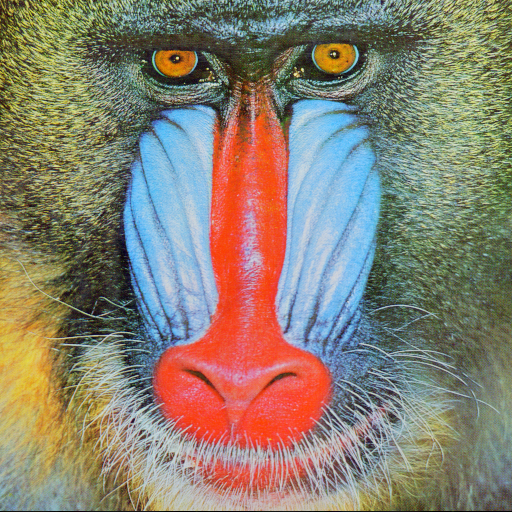
#> input picture src/python/colorImageProcessing/img/baboon.png, 512 x 512 px, found by its file name
$ python conversionYcrcb.py
#> lines starting #> are read from the running program, lines starting #| are printed output that depends on the picture
import numpy as np
import cv2 as cv
from matplotlib import pyplot as plt

img1 = cv.imread('src/python/colorImageProcessing/img/baboon.png')
#> img1 is the input picture: shape (512, 512, 3); mean B, G, R 113.1, 128.9, 137.4
ycrcb = cv.cvtColor(img1, cv.COLOR_BGR2YCrCb)
#> ycrcb: shape (512, 512, 3); mean of channels 0, 1, 2 129.6, 133.5, 118.7
plt.imshow(ycrcb)
plt.title('YCrCb Image Baboon')
plt.show()

color = ('b', 'g', 'r')
for i, col in enumerate(color):
    histr1 = cv.calcHist([ycrcb], [i], None, [256], [0, 256])
    plt.plot(histr1, color=col)
    plt.xlim([0, 256])
plt.title('Histogram YCrCb Baboon')
plt.show()
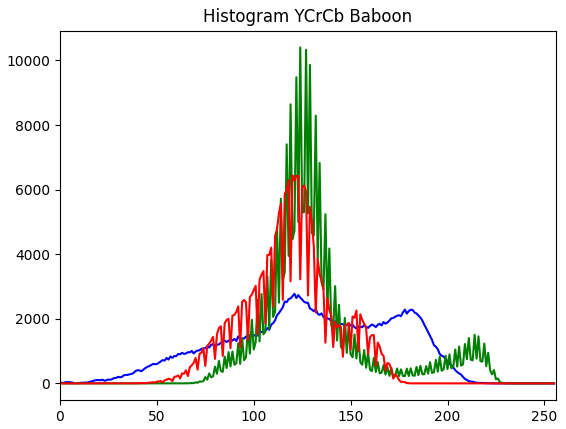
#> figure drawn by matplotlib, 1 panel; curve peaks at x = 121, y = 2772; curve peaks at x = 124, y = 10404; curve peaks at x = 120, y = 6440

img2 = cv.imread('src/python/colorImageProcessing/img/chips.png')
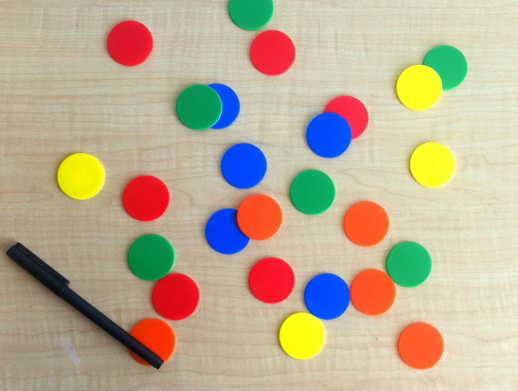
#> input picture src/python/colorImageProcessing/img/chips.png, 518 x 391 px, found by its file name
#> img2 is the input picture: shape (391, 518, 3); mean B, G, R 148.1, 173.3, 188.3
ycrcb2 = cv.cvtColor(img2, cv.COLOR_BGR2YCrCb)
#> ycrcb2: shape (391, 518, 3); mean of channels 0, 1, 2 174.9, 137.6, 112.9
plt.imshow(ycrcb2)
plt.title('YCrCb Image Chips')
plt.show()

color = ('b', 'g', 'r')
for i, col in enumerate(color):
    histr2 = cv.calcHist([ycrcb2], [i], None, [256], [0, 256])
    plt.plot(histr2, color=col)
    plt.xlim([0, 256])
plt.title('Histogram YCrCb Chips')
plt.show()
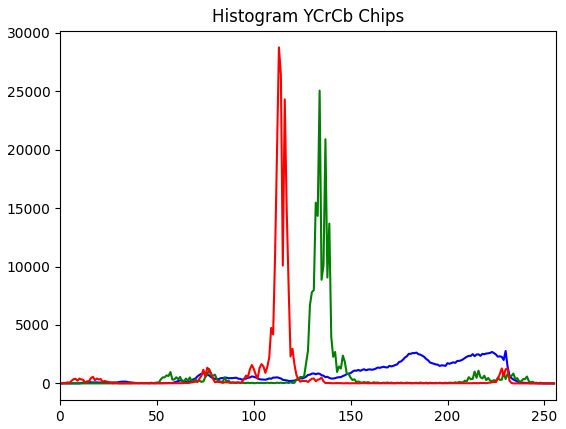
#> figure drawn by matplotlib, 1 panel; curve peaks at x = 230, y = 2776; curve peaks at x = 134, y = 25056; curve peaks at x = 113, y = 28757

img3 = cv.imread('src/python/colorImageProcessing/img/rgbcube_kBKG.png')
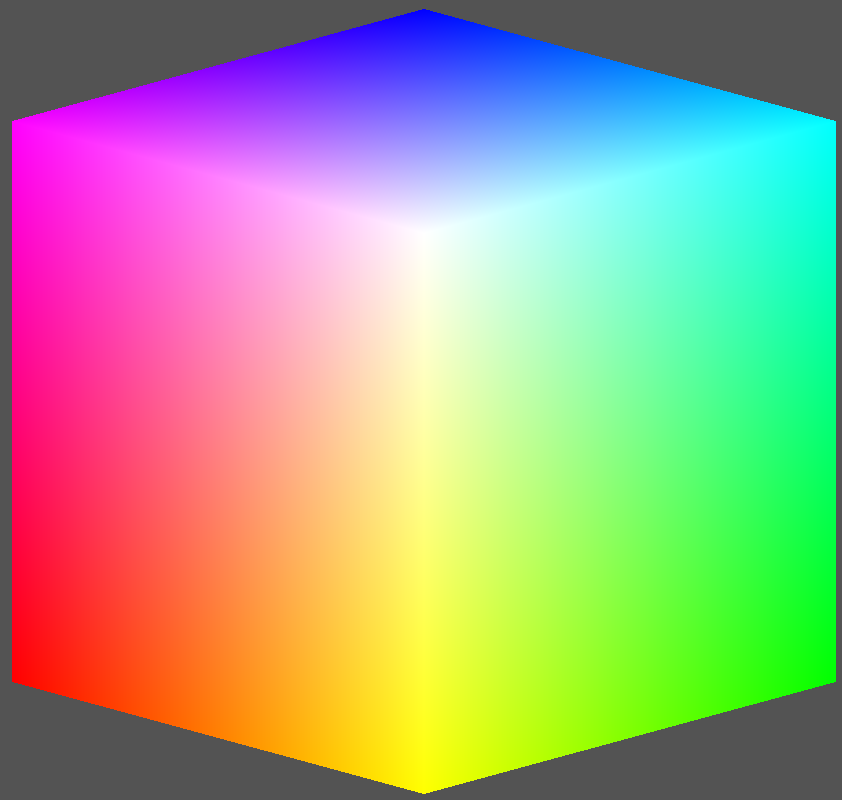
#> input picture src/python/colorImageProcessing/img/rgbcube_kBKG.png, 842 x 800 px, found by its file name
#> img3 is the input picture: shape (800, 842, 3); mean B, G, R 137.1, 163.4, 163.4
ycrcb3 = cv.cvtColor(img3, cv.COLOR_BGR2YCrCb)
#> ycrcb3: shape (800, 842, 3); mean of channels 0, 1, 2 160.4, 130.1, 114.9
plt.imshow(ycrcb3)
plt.title('YCrCb Image rgbcube_kBKG')
plt.show()

color = ('b', 'g', 'r')
for i, col in enumerate(color):
    histr3 = cv.calcHist([ycrcb3], [i], None, [256], [0, 256])
    plt.plot(histr3, color=col)
    plt.xlim([0, 256])
plt.title('Histogram YCrCb rgbcube_kBKG')
plt.show()
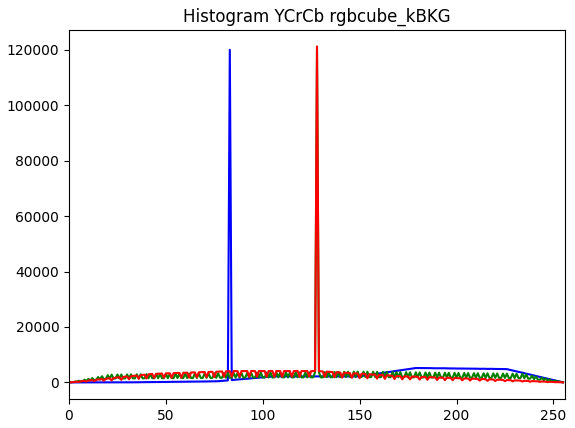
#> figure drawn by matplotlib, 1 panel; curve peaks at x = 83, y = 119954; curve peaks at x = 128, y = 120958; curve peaks at x = 128, y = 121206

cv.destroyAllWindows()
